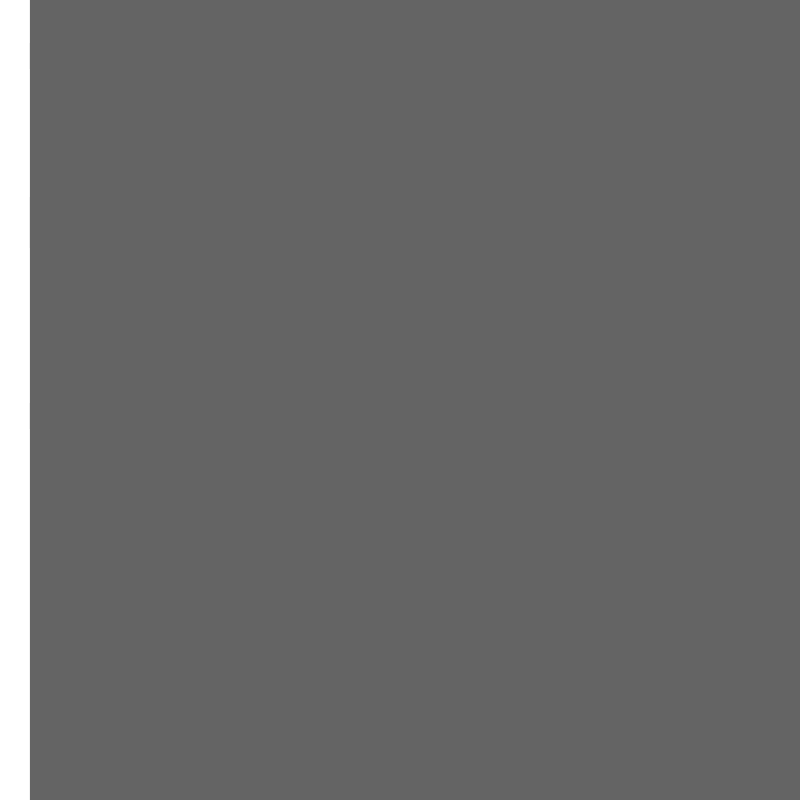
Frame 1 (no input)
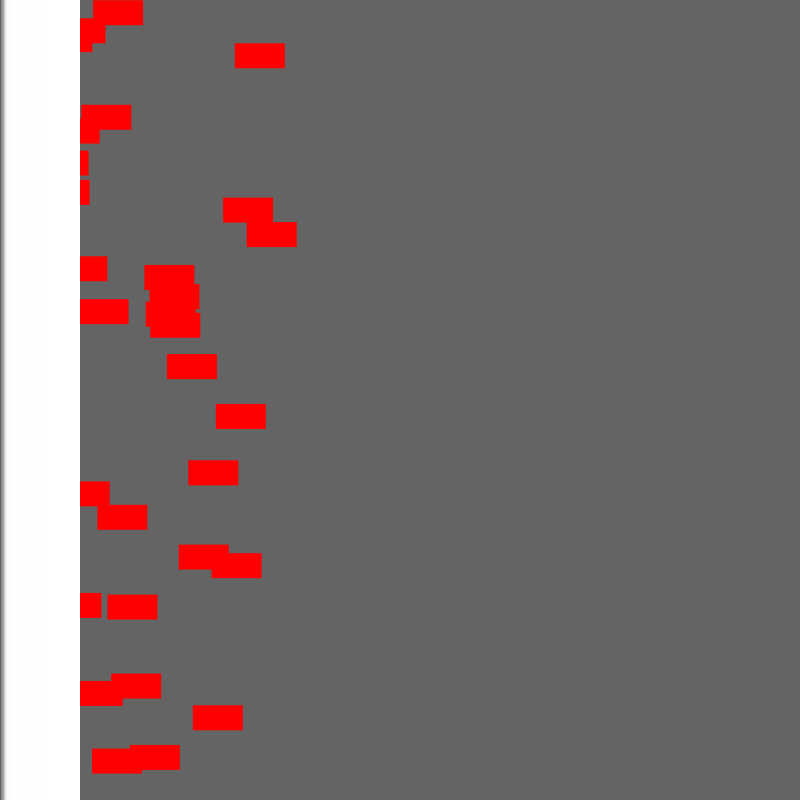
Frame 60 (the mouse pressed at the canvas centre just before this capture)
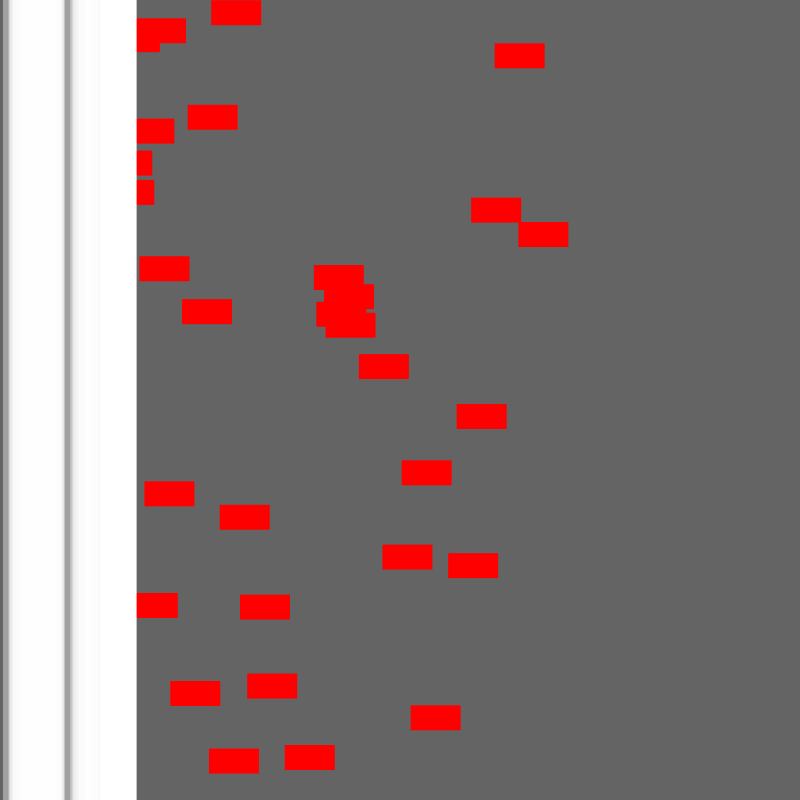
Frame 120 (the mouse held since frame 60 and released just before this capture)

The Processing sketch that drew these frames (run headless with seeded random() and noise(); from frame 60 on, the mouse is pressed at the canvas centre):

// Processing sketch: exo161
// ── exo161.pde
class Voiture {
    // attributs
    float x, y;
    float vitesse;
    color couleur;
    float taille;

    // constructeurs
    Voiture() {
        x = 0;
        y = height / 2;
        vitesse = random(1, 5); // Random speed between 1 and 5
        couleur = color(255, 0, 0);
        taille = 50;
    }

    Voiture(float x, float y, float vitesse, color couleur, float taille) {
        this.x = x;
        this.y = y;
        this.vitesse = vitesse;
        this.couleur = couleur;
        this.taille = taille;
    }

    // méthodes
    void dessiner() {
        rectMode(CENTER);
        fill(couleur);
        rect(x, y, taille, taille / 2);
    }

    void bouger() {
        x = (x + vitesse) % width;
    }
}

class Bande {
  float x;
  float v;
  float w;
  boolean mouse;

  Bande() {
    x = 0;
    v = random(1);
    w = random(10, 30);
    mouse = false;
  }

  void dessiner() {
    if(mouse) {
      fill(255);
    } else {
      fill(255, 100);
    }
    noStroke();
    rectMode(CORNER);
    rect(x, 0, w, height);
  }

  void bouger() {
    x += v;
    if(x > width) x = -w;
  }

  void rollover(Voiture[] voitures) {
    mouse = false;
    for (int i = 0; i < voitures.length; i++) {
      if (voitures[i].x > x && voitures[i].x < x + w) {
        mouse = true;
        break;
      }
    }
  }
}

Voiture[] voitures = new Voiture[30];
Bande[] bandes = new Bande[50];

void setup() {
    size(800, 800);
    for (int i = 0; i < voitures.length; i++) {
        float randomY = random(height);
        float randomSpeed = random(1, 5); // Random speed between 1 and 5
        voitures[i] = new Voiture(0, randomY, randomSpeed, color(255, 0, 0), 50);
    }
    for (int i = 0; i < bandes.length; i++) {
        bandes[i] = new Bande();
    }
}

void draw() {
    background(100);
    for (int i = 0; i < voitures.length; i++) {
        voitures[i].bouger();
        voitures[i].dessiner();
    }
    for (int i = 0; i < bandes.length; i++) {
        bandes[i].bouger();
        bandes[i].rollover(voitures);
        bandes[i].dessiner();
    }
}
